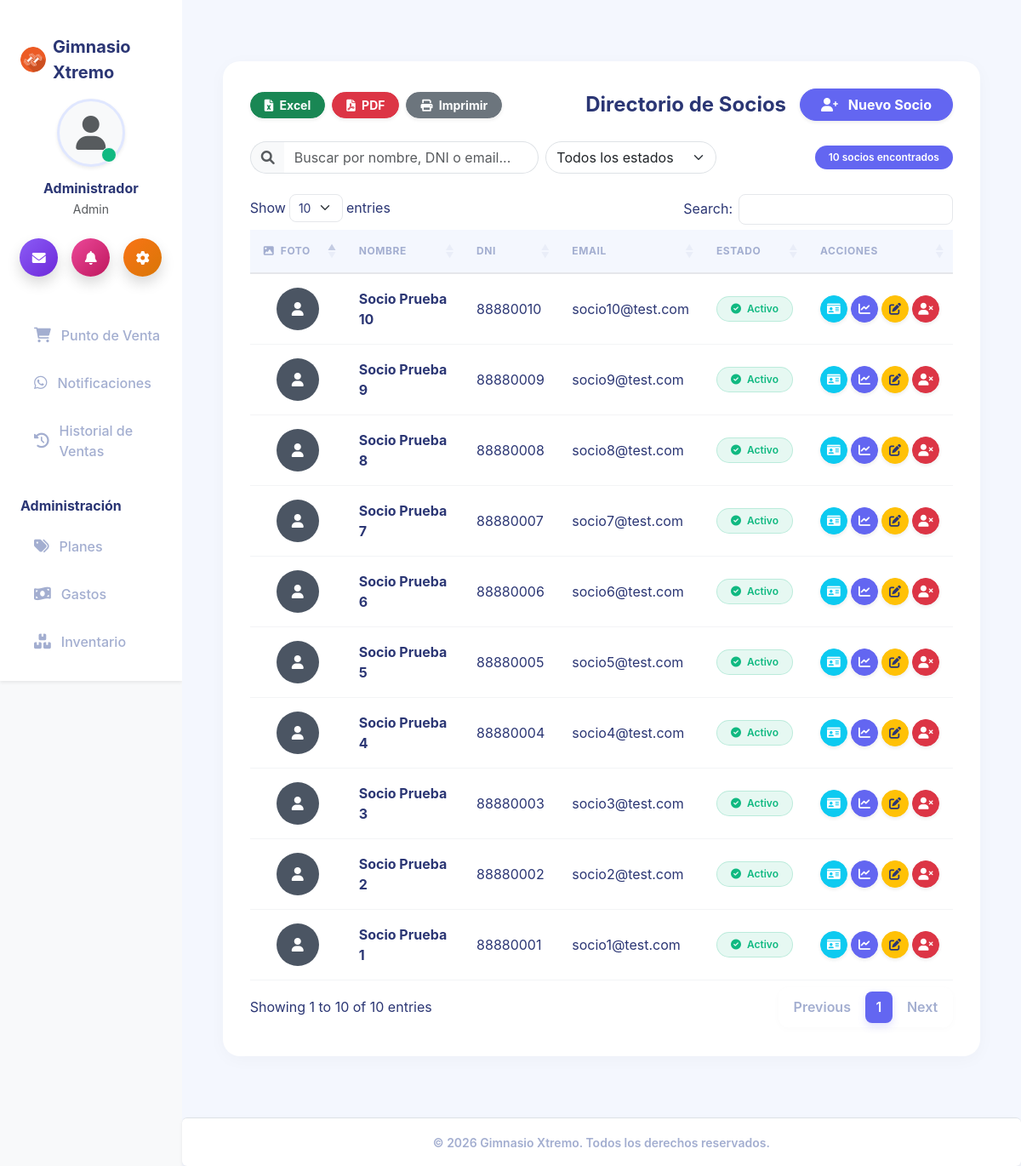
/socios/index (signed in), run on the app's committed database.
### tables this page shows
CREATE TABLE IF NOT EXISTS `configuracion` (
  `id` int NOT NULL,
  `nombre_sistema` varchar(100) DEFAULT NULL,
  `ruc` varchar(20) DEFAULT NULL,
  `direccion` varchar(255) DEFAULT NULL,
  `telefono` varchar(20) DEFAULT NULL,
  `email` varchar(100) DEFAULT NULL,
  `logo` varchar(255) DEFAULT NULL,
  `moneda` varchar(10) DEFAULT '$',
  PRIMARY KEY (`id`)
);

CREATE TABLE IF NOT EXISTS `socios` (
  `id` int NOT NULL AUTO_INCREMENT,
  `nombre` varchar(100) NOT NULL,
  `dni` varchar(20) NOT NULL,
  `email` varchar(100) DEFAULT NULL,
  `telefono` varchar(20) DEFAULT NULL,
  `whatsapp_api_key` varchar(50) DEFAULT NULL,
  `fecha_registro` datetime DEFAULT CURRENT_TIMESTAMP,
  `estado` enum('activo','inactivo','pendiente') DEFAULT 'activo',
  `foto` varchar(255) DEFAULT NULL,
  PRIMARY KEY (`id`),
  UNIQUE KEY `dni` (`dni`)
);

### app/views/socios/index.php (the view, shortened to what the rows shown need)
<!DOCTYPE html>
<html lang="es">
<head>
    <link href="https://cdn.jsdelivr.net/npm/bootstrap@5.3.0/dist/css/bootstrap.min.css" rel="stylesheet">
    <link href="https://cdn.datatables.net/1.13.6/css/dataTables.bootstrap5.min.css" rel="stylesheet">
    <link rel="stylesheet" href="https://cdnjs.cloudflare.com/ajax/libs/font-awesome/6.0.0/css/all.min.css">
    <link rel="stylesheet" href="/css/gym-theme.css?v=<?= time() ?>">
</head>
<body class="bg-light">
    <?php require_once '../app/views/inc/navbar.php'; ?>
    <div class="container-fluid px-4 mt-5 mb-5">
        <div class="module-container">
            <div class="d-flex flex-wrap justify-content-between align-items-center mb-4 gap-2">
                <div class="d-flex flex-wrap gap-2">
                    <button onclick="ExportHelper.toExcel('tblSocios', 'Lista_Socios', 'Lista de Socios')" class="btn btn-success btn-sm rounded-pill fw-bold px-3 shadow-sm transition-hover">
                        <i class="fas fa-file-excel me-1"></i> Excel
                    </button>
                    <button onclick="ExportHelper.toPDF('tblSocios', 'Lista_Socios', 'Lista de Socios')" class="btn btn-danger btn-sm rounded-pill fw-bold px-3 shadow-sm transition-hover">
                        <i class="fas fa-file-pdf me-1"></i> PDF
                    </button>
                    <button onclick="ExportHelper.print('tblSocios', 'Lista de Socios')" class="btn btn-secondary btn-sm rounded-pill fw-bold px-3 shadow-sm transition-hover">
                        <i class="fas fa-print me-1"></i> Imprimir
                    </button>
                </div>
                <?php if($_SESSION['user_rol'] != 'entrenador'): ?>
                    <div class="d-flex align-items-center mt-3 mt-md-0">
                        <h4 class="fw-bold text-dark m-0 me-3 d-none d-md-block">Directorio de Socios</h4>
                        <a href="/socios/crear" class="btn btn-primary shadow-sm fw-bold rounded-pill px-4 transition-hover">
                            <i class="fas fa-user-plus me-2"></i> Nuevo Socio
                        </a>
                    </div>
                <?php endif; ?>
            </div>
            <div class="row g-2 mb-4 align-items-center">
                <div class="col-12 col-md-5">
                    <div class="input-group">
                        <span class="input-group-text bg-light border-end-0 rounded-start-pill border" style="border-right:none;">
                            <i class="fas fa-search text-muted"></i>
                        </span>
                        <input type="text" id="searchSocio" class="form-control border-start-0 rounded-end-pill" placeholder="Buscar por nombre, DNI o email..." style="border-left:none;">
                    </div>
                </div>
                <div class="col-6 col-md-3">
                    <select id="filterEstado" class="form-select rounded-pill">
                        <option value="">Todos los estados</option>
                    </select>
                </div>
                <div class="col-6 col-md-4 text-end">
                    <span class="badge bg-primary rounded-pill px-3 py-2 fw-semibold" id="socioCount"></span>
                </div>
            </div>
            <table id="tblSocios" class="table table-hover align-middle table-data border-0">
                <thead>
                    <tr>
                        <th class="border-0 bg-transparent text-muted"><i class="fas fa-image me-1"></i> Foto</th>
                        <th class="border-0 bg-transparent text-muted">Nombre</th>
                        <th class="border-0 bg-transparent text-muted">DNI</th>
                        <th class="border-0 bg-transparent text-muted">Email</th>
                        <th class="border-0 bg-transparent text-muted">Estado</th>
                        <th class="border-0 bg-transparent text-muted">Acciones</th>
                    </tr>
                </thead>
                    <tbody>
                        <?php foreach ($socios as $socio): ?>
                        <tr>
                            <td class="text-center" style="width: 80px;">
                                <?php if(!empty($socio['foto'])): ?>
                                    <img src="/img/socios/<?= $socio['foto'] ?>?v=<?= time() ?>"
                                         alt="Foto"
                                         class="rounded-circle border border-2 border-primary"
                                         width="50" height="50" style="object-fit: cover;">
                                <?php else: ?>
                                    <div class="rounded-circle bg-secondary text-white d-flex align-items-center justify-content-center mx-auto"
                                         style="width: 50px; height: 50px;">
                                        <i class="fas fa-user"></i>
                                    </div>
                                <?php endif; ?>
                            </td>
                            <td><strong><?= $socio['nombre'] ?></strong></td>
                            <td><?= $socio['dni'] ?></td>
                            <td><?= $socio['email'] ?></td>
                            <td>
                                <?php if($socio['estado'] == 'activo'): ?>
                                    <span class="badge badge-soft-success rounded-pill px-3 py-2"><i class="fas fa-check-circle me-1"></i> Activo</span>
                                <?php elseif($socio['estado'] == 'inactivo'): ?>
                                    <span class="badge badge-soft-danger rounded-pill px-3 py-2"><i class="fas fa-times-circle me-1"></i> Inactivo</span>
                                <?php else: ?>
                                    <span class="badge badge-soft-warning rounded-pill px-3 py-2"><i class="fas fa-clock me-1"></i> Pendiente</span>
                                <?php endif; ?>
                            </td>
                            <td>
                                <div class="d-flex gap-1 justify-content-center">
                                    <?php if($_SESSION['user_rol'] != 'entrenador'): ?>
                                        <a href="/carnet/generar/<?= $socio['id'] ?>"
                                           target="_blank"
                                           class="btn btn-info btn-sm text-white rounded-circle shadow-sm transition-hover"
                                           style="width: 32px; height: 32px; display: inline-flex; align-items: center; justify-content: center;"
                                           title="Generar Carnet Digital">
                                            <i class="fas fa-id-card"></i>
                                        </a>
                                    <?php endif; ?>
                                    <a href="/progreso/ver/<?= $socio['id'] ?>"
                                       class="btn btn-primary btn-sm rounded-circle shadow-sm transition-hover"
                                       style="width: 32px; height: 32px; display: inline-flex; align-items: center; justify-content: center;"
                                       title="Ver Medidas y Rutina">
                                        <i class="fas fa-chart-line"></i>
                                    </a>
                                    <?php if($_SESSION['user_rol'] != 'entrenador'): ?>
                                        <a href="/socios/editar/<?= $socio['id'] ?>"
                                           class="btn btn-warning btn-sm text-dark rounded-circle shadow-sm transition-hover"
                                           style="width: 32px; height: 32px; display: inline-flex; align-items: center; justify-content: center;"
                                           title="Editar">
                                            <i class="fas fa-edit"></i>
                                        </a>
                                    <?php endif; ?>
                                    <?php if(isset($_SESSION['user_rol']) && $_SESSION['user_rol'] == 'admin'): ?>
                                        <?php if($socio['estado'] != 'inactivo'): ?>
                                            <a href="/socios/cambiarEstado/<?= $socio['id'] ?>/inactivo"
                                               class="btn btn-danger btn-sm btn-confirm rounded-circle shadow-sm transition-hover"
                                               style="width: 32px; height: 32px; display: inline-flex; align-items: center; justify-content: center;"
                                               data-title="¿Desactivar a <?= $socio['nombre'] ?>?"
                                               title="Dar de Baja">
                                                <i class="fas fa-user-times"></i>
                                            </a>
                                        <?php endif; ?>
                                    <?php endif; ?>
                                </div>
                            </td>
                        </tr>
                        <?php endforeach; ?>
                    </tbody>
            </table>
        </div>
    </div>
    <?php require_once '../app/views/inc/footer.php'; ?>
</body>
</html>

### app/views/inc/navbar.php (shortened to what the rows shown need)
<?php
require_once __DIR__ . '/../../models/Configuracion.php';
$config = Configuracion::getInfo();
$_rolActual = $_SESSION['user_rol'] ?? '';
$current_uri = $_SERVER['REQUEST_URI'] ?? '';
$is_active = function($path) use ($current_uri) {
    if ($path === '/home/index') {
        return ($current_uri === '/' || strpos($current_uri, '/home') === 0) ? 'active' : '';
    }
    return strpos($current_uri, $path) === 0 ? 'active' : '';
};
?>
<link rel="stylesheet" href="/css/gym-theme.css?v=<?= time() ?>">
<div class="d-flex" id="wrapper">
    <div class="bg-white shadow-sm" id="sidebar-wrapper">
        <div class="sidebar-heading p-4 d-flex align-items-center justify-content-center">
            <?php if(!empty($config['logo'])): ?>
                <img src="/img/<?= $config['logo'] ?>?v=<?= time() ?>"
                     alt="Logo" width="30" height="30"
                     class="d-inline-block align-text-top rounded-circle me-2">
            <?php endif; ?>
            <span class="fs-5 fw-bold text-dark tracking-wider"><?= $config['nombre_sistema'] ?></span>
        </div>
        <div class="text-center mt-3 mb-4 px-4">
            <div class="position-relative d-inline-block mb-3">
                <div class="bg-light rounded-circle shadow-sm d-flex align-items-center justify-content-center mx-auto" style="width: 80px; height: 80px; border: 3px solid #E0E7FF;">
                    <i class="fas fa-user text-muted" style="font-size: 2.5rem;"></i>
                </div>
                <span class="position-absolute bottom-0 end-0 p-2 bg-success border border-light rounded-circle" style="transform: translate(-10px, -5px);"></span>
            </div>
            <h6 class="fw-bold text-dark mb-1"><?= $_SESSION['user_name'] ?? 'Usuario' ?></h6>
            <p class="text-muted small mb-0"><?= ucfirst($_SESSION['user_rol'] ?? 'Invitado') ?></p>
        </div>
        <div class="d-flex justify-content-center gap-3 mb-4 px-3">
            <a href="/notificaciones/index" class="btn btn-primary rounded-circle shadow p-0 d-flex align-items-center justify-content-center" style="width: 45px; height: 45px; background: linear-gradient(135deg, #8B5CF6, #6D28D9); border:none;">
                <i class="fas fa-envelope text-white"></i>
            </a>
            <a href="/asistencia/index" class="btn rounded-circle shadow p-0 d-flex align-items-center justify-content-center" style="width: 45px; height: 45px; background: linear-gradient(135deg, #EC4899, #BE185D); border:none;">
                <i class="fas fa-bell text-white"></i>
            </a>
            <a href="/configuracion/index" class="btn rounded-circle shadow p-0 d-flex align-items-center justify-content-center" style="width: 45px; height: 45px; background: linear-gradient(135deg, #F97316, #D97706); border:none;">
                <i class="fas fa-cog text-white"></i>
            </a>
        </div>
        <div id="sidebar-nav-scroll">
            <div class="list-group list-group-flush mt-2 px-2">
                <?php if($_rolActual === 'admin' || $_rolActual === 'recepcionista'): ?>
                    <a class="list-group-item list-group-item-action rounded mb-1 <?= $is_active('/suscripciones') ?>" href="/suscripciones/index">
                    </a>
                    <a class="list-group-item list-group-item-action rounded mb-1 <?= $is_active('/pos') ?>" href="/pos/index">
                        <i class="fas fa-shopping-cart w-20px text-center"></i> Punto de Venta
                    </a>
                    <a class="list-group-item list-group-item-action rounded mb-1 <?= $is_active('/notificaciones') ?>" href="/notificaciones/index">
                        <i class="fab fa-whatsapp w-20px text-center"></i> Notificaciones
                    </a>
                    <a class="list-group-item list-group-item-action rounded mb-1 <?= $is_active('/pos/historial') ?>" href="/pos/historial">
                        <i class="fas fa-history w-20px text-center"></i> Historial de Ventas
                    </a>
                <?php endif; ?>
                <?php if($_rolActual === 'admin'): ?>
                    <p class="text-dark fw-bold ms-3 mt-4 mb-2 fs-6">Administración</p>
                    <a class="list-group-item list-group-item-action rounded mb-1 <?= $is_active('/planes') ?>" href="/planes/index">
                        <i class="fas fa-tags w-20px text-center"></i> Planes
                    </a>
                    <a class="list-group-item list-group-item-action rounded mb-1 <?= $is_active('/gastos') ?>" href="/gastos/index">
                        <i class="fas fa-money-bill-wave w-20px text-center"></i> Gastos
                    </a>
                    <a class="list-group-item list-group-item-action rounded mb-1 <?= $is_active('/inventario/productos') ?>" href="/inventario/productos">
                        <i class="fas fa-boxes w-20px text-center"></i> Inventario
                    </a>
                    <a class="list-group-item list-group-item-action rounded mb-1 <?= $is_active('/inventario/categorias') ?>" href="/inventario/categorias">
                    </a>
                <?php endif; ?>
            </div>
        </div>
    </div>
    <div id="page-content-wrapper" class="d-flex flex-column" style="min-height: 100vh; background-color: var(--gym-bg-light);">
        <div class="container-fluid p-4 flex-grow-1">

### app/views/inc/footer.php (shortened to what the rows shown need)
        </div>
        <footer class="bg-white border-top text-center py-3 mt-auto shadow-sm text-secondary rounded">
            <small class="fw-semibold">&copy; <?= date('Y') ?> <?= $config['nombre_sistema'] ?>. Todos los derechos reservados.</small>
        </footer>
    </div>
</div>
</body>
</html>

### data on the page
configuracion: logo (picture), nombre_sistema "Gimnasio Xtremo"
socios: nombre "Socio Prueba 10", dni "88880010", email "socio10@test.com", estado "activo" (drawn)
socios: nombre "Socio Prueba 9", dni "88880009", email "socio9@test.com", estado "activo" (drawn)
socios: nombre "Socio Prueba 8", dni "88880008", email "socio8@test.com", estado "activo" (drawn)
socios: nombre "Socio Prueba 7", dni "88880007", email "socio7@test.com", estado "activo" (drawn)
socios: nombre "Socio Prueba 6", dni "88880006", email "socio6@test.com", estado "activo" (drawn)
socios: nombre "Socio Prueba 5", dni "88880005", email "socio5@test.com", estado "activo" (drawn)
socios: nombre "Socio Prueba 4", dni "88880004", email "socio4@test.com", estado "activo" (drawn)
socios: nombre "Socio Prueba 3", dni "88880003", email "socio3@test.com", estado "activo" (drawn), $socio['id'] 3 (drawn)
socios: nombre "Socio Prueba 2", dni "88880002", email "socio2@test.com", estado "activo" (drawn)
socios: nombre "Socio Prueba 1", dni "88880001", email "socio1@test.com", estado "activo" (drawn)

### other printed values
$_SESSION['user_name'] "Administrador"
$_SESSION['user_rol'] "Admin"
